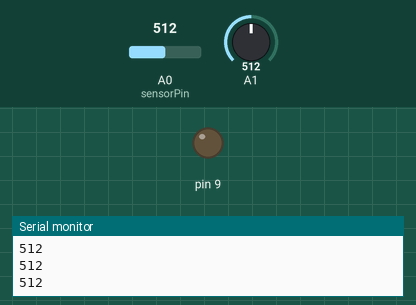
Simulated run of this sketch. Board: Arduino Uno, built with avr-gcc and run on an emulated ATmega328P. Parts: output pins drawn as LEDs (lit = HIGH), the last lines printed to the serial monitor. The test bench sets the inputs (shaded band); at power-on: A0 (sensorPin) = 512, A1 = 512.

Above: at 1.2 s.
1.3 s: A0 (sensorPin) set to 171
2.8 s: A0 (sensorPin) set to 141
At 3.2 s:
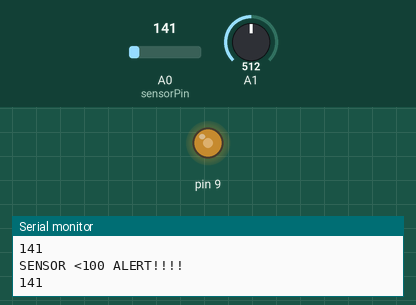
4.3 s: A1 set to 716
At 5.5 s:
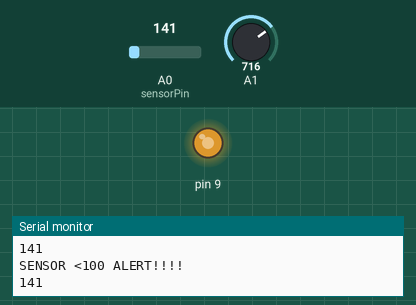
5.8 s: A1 set to 900
At 7.0 s:
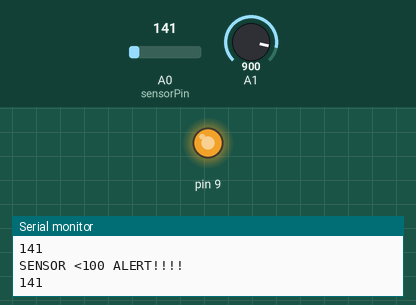
7.3 s: A1 set to 145
At 8.6 s:
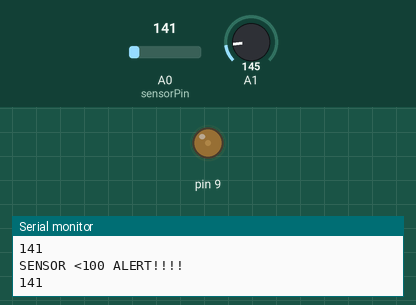
8.9 s: A1 set to 0
At 10.0 s:
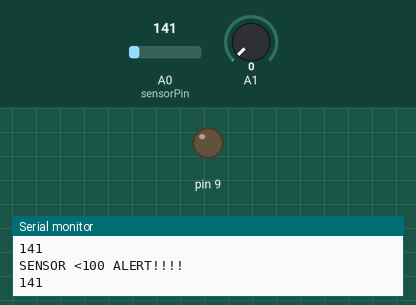
Timing chart, 0 to 11.4 s (numbered marks = the images above; inputs shaded):
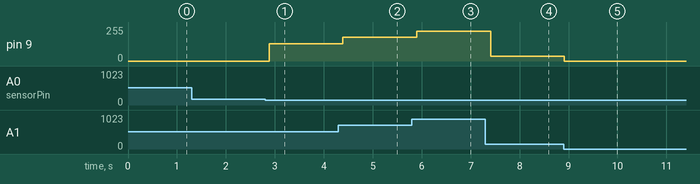

Measured:
- the behaviour switches between 155 and 154 on A0 (sensorPin) (found by bisection; images 0 and 1)
- after the input at 2.8 s, pin 9: 0/255 → 128/255 after 0.08 s
- after the input at 4.3 s, pin 9: 128/255 → 179/255 after 0.09 s
- after the input at 5.8 s, pin 9: 179/255 → 225/255 after 0.10 s
- after the input at 7.3 s, pin 9: 225/255 → 36/255 after 0.11 s
- after the input at 8.9 s, pin 9: 36/255 → 0/255 at once

The sketch:

LDR.ino
```cpp
#include <LiquidCrystal.h>
unsigned int rd;
int sensorPin = A0; // select the input pin for LDR


int sensorValue = 0; // variable to store the value coming from the sensor
void setup() {
  Serial.begin(9600); //sets serial port for communication

}
void loop() {

rd = analogRead(A1);
analogWrite(9,rd/4);

sensorValue = analogRead(sensorPin); // read the value from the sensor
  if(sensorValue<155){
    Serial.println("SENSOR <100 ALERT!!!!");
    analogWrite(9,rd/4);
  }else{
    digitalWrite(9,0);
  }
  Serial.println(sensorValue); //prints the values coming from the sensor on the screen
  delay(125);
}
```
